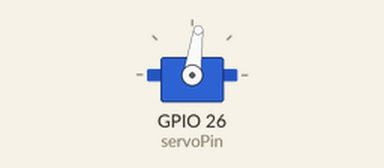
Recording of a sketch running on a simulated ESP32. On the bench: servo.

Above: at 2.05 s.
At 2.7 s:
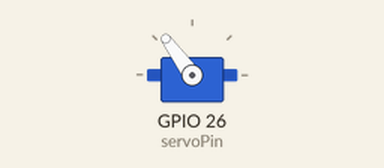
At 3.4 s:
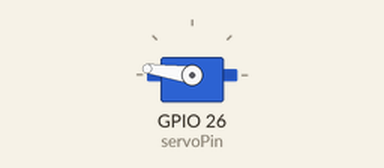
At 4.8 s:
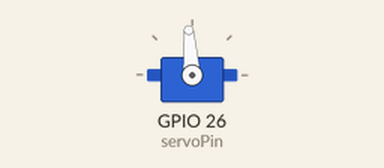
Timing chart, 0 to 8.9 s (numbered marks = the images above):
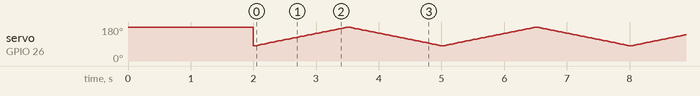

The sketch:

6.1Servo.ino
```cpp
#include <ESP32_Servo.h>  //Import the library of servo
Servo myservo;  // create servo object to control a servo
                // 16 servo objects can be created on the ESP32

int pos = 0;    // variable to store the servo position
// Recommended PWM GPIO pins on the ESP32 include 2,4,12-19,21-23,25-27,32-33
int servoPin = 26;

void setup() {
  Serial.begin(9600);
  myservo.attach(servoPin);   // attaches the servo on pin 26 to the servo object
  myservo.write(180);
  delay(2000);
}

void loop() {

  for (pos = 80; pos <= 179; pos += 1) { // goes from 0 degrees to 80 degrees
    // in steps of 1 degree
    myservo.write(pos);              // tell servo to go to position in variable 'pos'
    delay(15);                       // waits 15ms for the servo to reach the position
  }
  for (pos = 180; pos >= 81; pos -= 1) { // goes from 80 degrees to 0 degrees
    myservo.write(pos);              // tell servo to go to position in variable 'pos'
    delay(15);                       // waits 15ms for the servo to reach the position
  }
}
```
